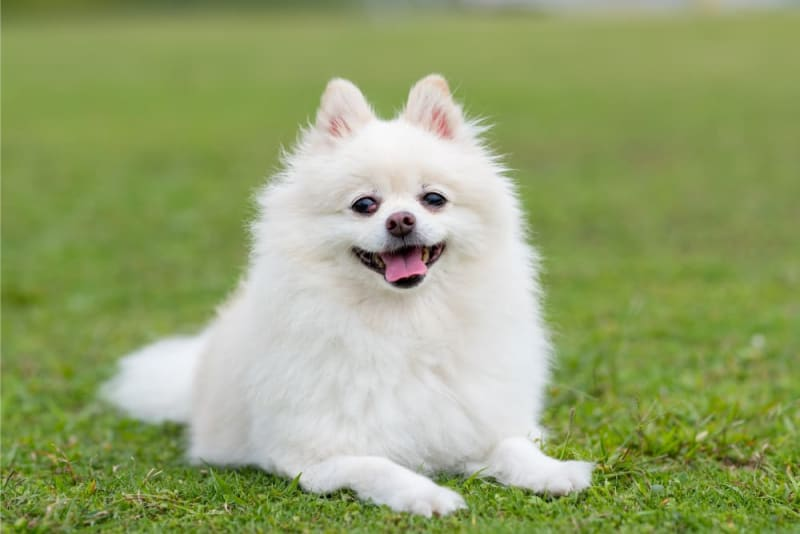
#> input picture mod02_w01/dog.jpeg, 800 x 534 px
$ python ex02_imageProcess.py
#> lines starting #> are read from the running program, lines starting #| are printed output that depends on the picture; long printed decimals are rounded
import matplotlib.image as mpimg
import numpy as np


# Question 12, 13, 14


def to_gray(img, method):
    h, w, _ = img.shape
    gray_img = np.ones((h, w))
    for height in range(h):
        for width in range(w):
            R, G, B = img[height][width]
            if method == "Lightness":
                gray_img[height][width] = (max(R, G, B) + min(R, G, B)) / 2
            elif method == "Average":
                gray_img[height][width] = sum([R, G, B]) / 3
            elif method == "Luminosity":
                gray_img[height][width] = 0.21 * R + 0.72 * G + 0.07 * B
    return gray_img


img = mpimg.imread("dog.jpeg")
#> img is the input picture: shape (534, 800, 3); mean R, G, B 149.2, 163.3, 110.6
gray_img_01 = to_gray(img, method="Lightness")
#> after the loop in to_gray, `for height in range(h):`:
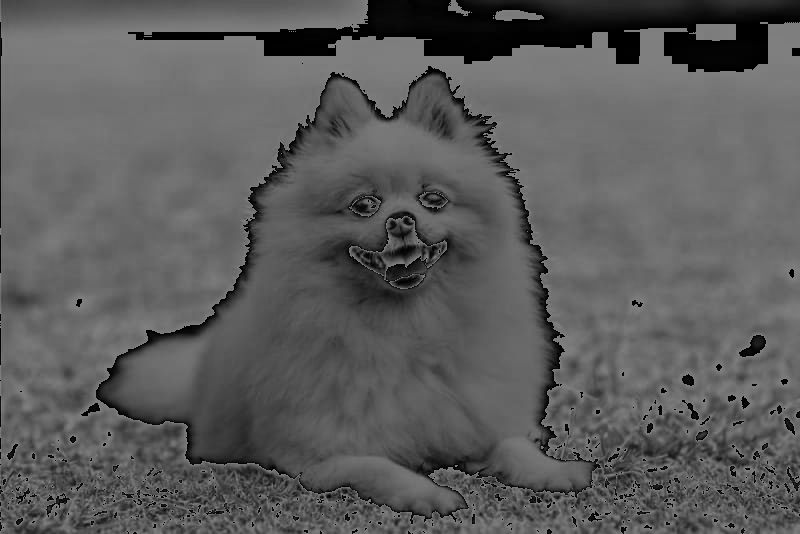
#> gray_img: shape (534, 800) float64; min 0, max 127.5, mean 91.7
print("12A.", gray_img_01[0, 0], sep="\n")
#| 12A.
#| 102.5
gray_img_02 = to_gray(img, method="Average")
#> call 2 of to_gray, with method = 'Average'
#> after the loop in to_gray (call 2), `for height in range(h):`:
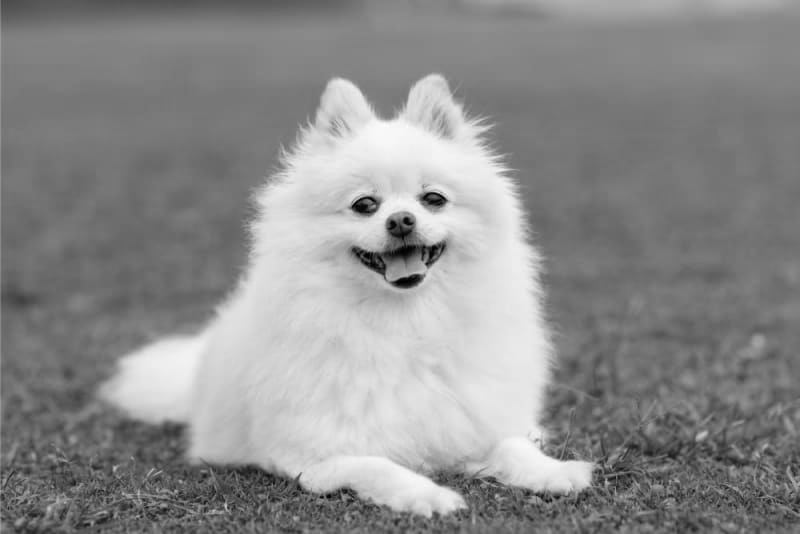
#> gray_img: shape (534, 800) float64; min 0, max 252, mean 141
print("13A.", gray_img_02[0][0], sep="\n")
#| 13A.
#| 107.667
gray_img_03 = to_gray(img, method="Luminosity")
#> call 3 of to_gray, with method = 'Luminosity'
#> after the loop in to_gray (call 3), `for height in range(h):`:
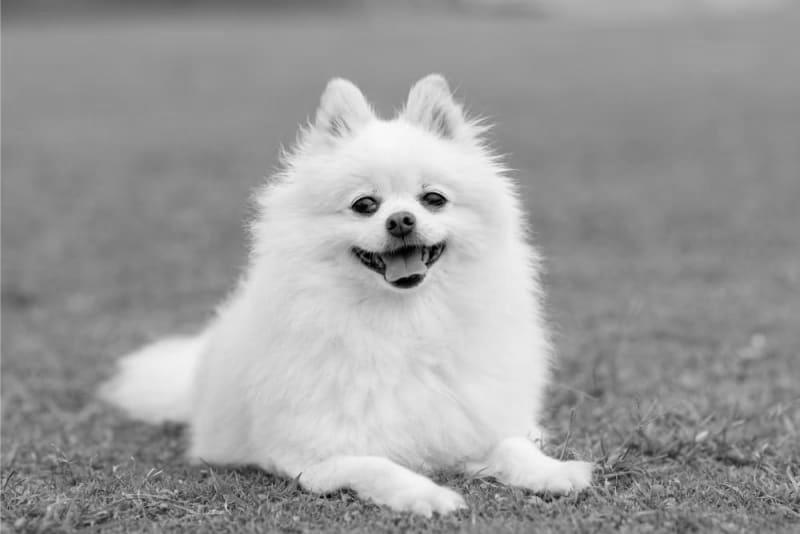
#> gray_img: shape (534, 800) float64; min 0, max 252.4, mean 156.6
print("14C.", gray_img_03[0][0], sep="\n")
#| 14C.
#| 126.230
